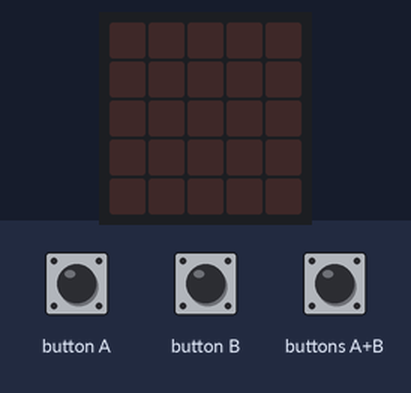
Simulated run of this program. Board: BBC micro:bit (MakeCode). Parts: the board's 5×5 LED display. Inputs (shaded band) come from the test bench.

Above: at 1.2 s.
1.3 s: buttons A+B pressed for 0.15 s
At 1.7 s:
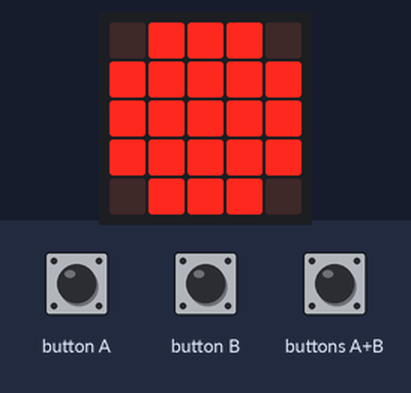
4.4 s: button A pressed for 0.15 s
At 5.4 s:
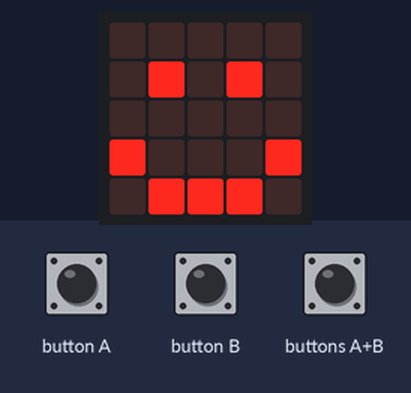
7.5 s: button B pressed for 0.15 s
At 8.2 s:
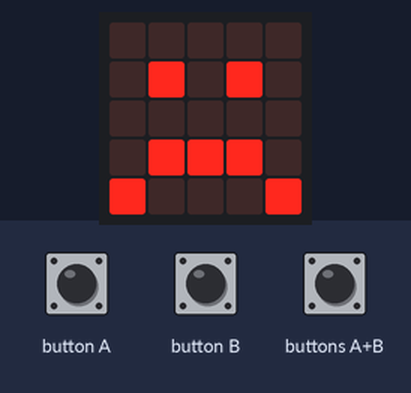
Timing chart, 0 to 10.5 s (numbered marks = the images above; inputs shaded):
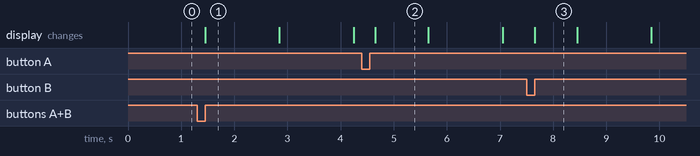

The program:

main.ts
```typescript
input.onButtonPressed(Button.A, function () {
    basic.showIcon(IconNames.Happy)
})
input.onButtonPressed(Button.AB, function () {
    for (let index = 0; index < 8; index++) {
        basic.showLeds(`
            . # # # .
            # # # # #
            # # # # #
            # # # # #
            . # # # .
            `)
        basic.pause(1000)
        basic.showLeds(`
            . # # . .
            # # # . .
            # # . . .
            # # # . .
            . # # . .
            `)
        basic.pause(1000)
        basic.showLeds(`
            . # # . .
            # # . . .
            # . . . .
            # # . . .
            . # # . .
            `)
        basic.pause(1000)
        basic.showLeds(`
            . # # # .
            # . . . #
            # . . . #
            # . . . #
            . # # # .
            `)
        basic.pause(1000)
    }
})
input.onButtonPressed(Button.B, function () {
    basic.showIcon(IconNames.Sad)
})
```

test.ts
```typescript
// i test vanno qui; questi non saranno compilati quando questo pacchetto viene usato come estensione.
```

Measured:
- after the input at 1.3 s, the display: changes after 0.15 s (image 1)
- after the input at 4.4 s, the display: changes after 0.25 s (image 2)
- after the input at 7.5 s, the display: changes after 0.15 s (image 3)
- what the display in image 1 shows lasts 1.4 s, from 1.5 s to 2.9 s
- what the display in image 2 shows lasts 1.0 s, from 4.7 s to 5.7 s
- what the display in image 3 shows lasts 0.8 s, from 7.7 s to 8.5 s
